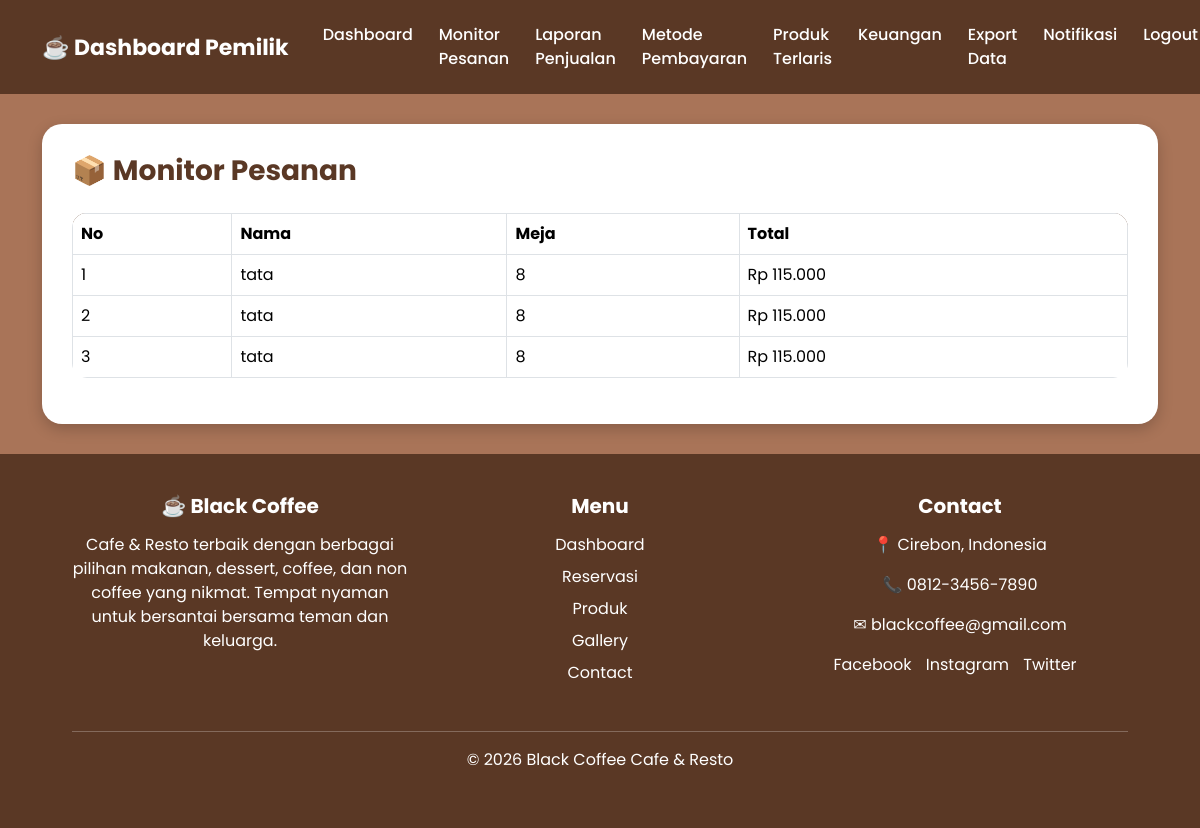
Before: /pemilik/index.php?page=monitor_pesanan (signed in) with the older database file.
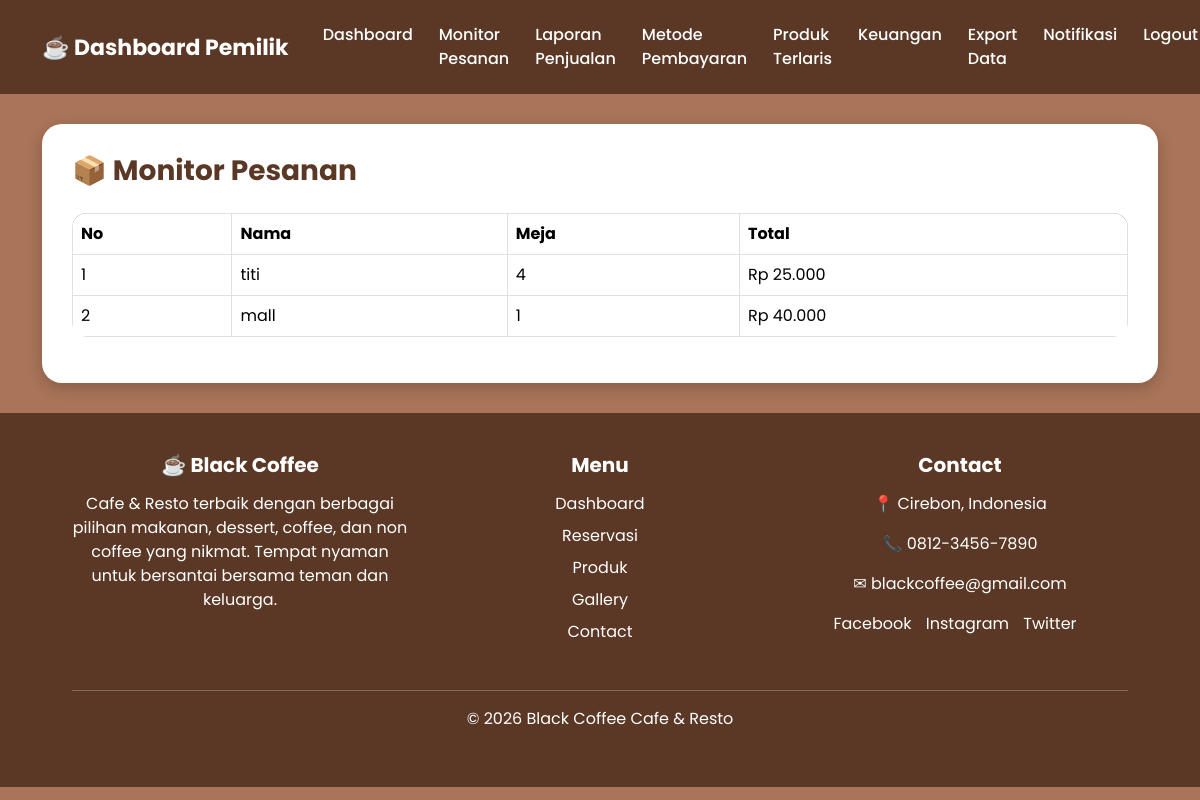
After: the same page with the newer database file.
### tables this page shows
CREATE TABLE `pesanan` (
  `id_pesanan` int(11) NOT NULL,
  `id_user` int(11) NOT NULL,
  `nama_pemesan` varchar(100) NOT NULL,
  `meja` varchar(10) NOT NULL,
  `pembayaran` varchar(50) NOT NULL,
  `tanggal` datetime DEFAULT current_timestamp(),
  `total` int(11) NOT NULL,
  `status` enum('pending','diproses','selesai','dibatalkan') DEFAULT 'pending'
);

### pemilik/index.php (called while the page is built, shortened)
<?php
include "dashboard.php";
?>

### pemilik/dashboard.php (the view, shortened to what this page needs)
<?php
include "../koneksi.php";
$page = $_GET['page'] ?? 'dashboard';
?>
<!DOCTYPE html>
<html lang="id">
<head>
<link rel="stylesheet" href="https://cdn.jsdelivr.net/npm/bootstrap@5.3.2/dist/css/bootstrap.min.css">
</head>
<body>
<nav class="navbar navbar-expand-lg">
<div class="container">
<a class="navbar-brand">
☕ Dashboard Pemilik
</a>
<div class="collapse navbar-collapse" id="navbarNav">
<ul class="navbar-nav ms-auto">
<li class="nav-item">
<a class="nav-link" href="index.php?page=dashboard">
Dashboard
</a>
</li>
<li class="nav-item">
<a class="nav-link" href="index.php?page=monitor_pesanan">
Monitor Pesanan
</a>
</li>
<li class="nav-item">
<a class="nav-link" href="index.php?page=laporan_penjualan">
Laporan Penjualan
</a>
</li>
<li class="nav-item">
<a class="nav-link" href="index.php?page=metode_pembayaran">
Metode Pembayaran
</a>
</li>
<li class="nav-item">
<a class="nav-link" href="index.php?page=produk_terlaris">
Produk Terlaris
</a>
</li>
<li class="nav-item">
<a class="nav-link" href="index.php?page=keuangan">
Keuangan
</a>
</li>
<li class="nav-item">
<a class="nav-link" href="index.php?page=export_data">
Export Data
</a>
</li>
<li class="nav-item">
<a class="nav-link" href="index.php?page=notifikasi">
Notifikasi
</a>
</li>
<li class="nav-item">
<a class="nav-link text-warning" href="../logout.php">
Logout
</a>
</li>
</ul>
</div>
</div>
</nav>
<div class="container">
<div class="container-box">
<?php if($page == "monitor_pesanan"){ ?>
<h3 class="title">
📦 Monitor Pesanan
</h3>
<table class="table table-bordered table-hover">
<thead>
<tr>
<th>No</th>
<th>Nama</th>
<th>Meja</th>
<th>Total</th>
</tr>
</thead>
<tbody>
<?php
$no = 1;
$q = mysqli_query($conn,"
SELECT * FROM pesanan
ORDER BY id_pesanan DESC
");
while($d = mysqli_fetch_assoc($q)){
?>
<tr>
<td><?= $no++; ?></td>
<td><?= $d['nama_pemesan']; ?></td>
<td><?= $d['meja']; ?></td>
<td>
Rp <?= number_format($d['total'],0,',','.'); ?>
</td>
</tr>
<?php } ?>
</tbody>
</table>
<?php } ?>
</div>
</div>
    <?php include "footer.php"; ?>
</body>
</html>

Changed rows visible on the page:
removed pesanan: nama_pemesan "tata", meja "8", total "115.000"
removed pesanan: nama_pemesan "tata", meja "8", total "115.000"
removed pesanan: nama_pemesan "tata", meja "8", total "115.000"
added pesanan: nama_pemesan "titi", meja "4", total "25.000"
added pesanan: nama_pemesan "mall", meja "1", total "40.000"
